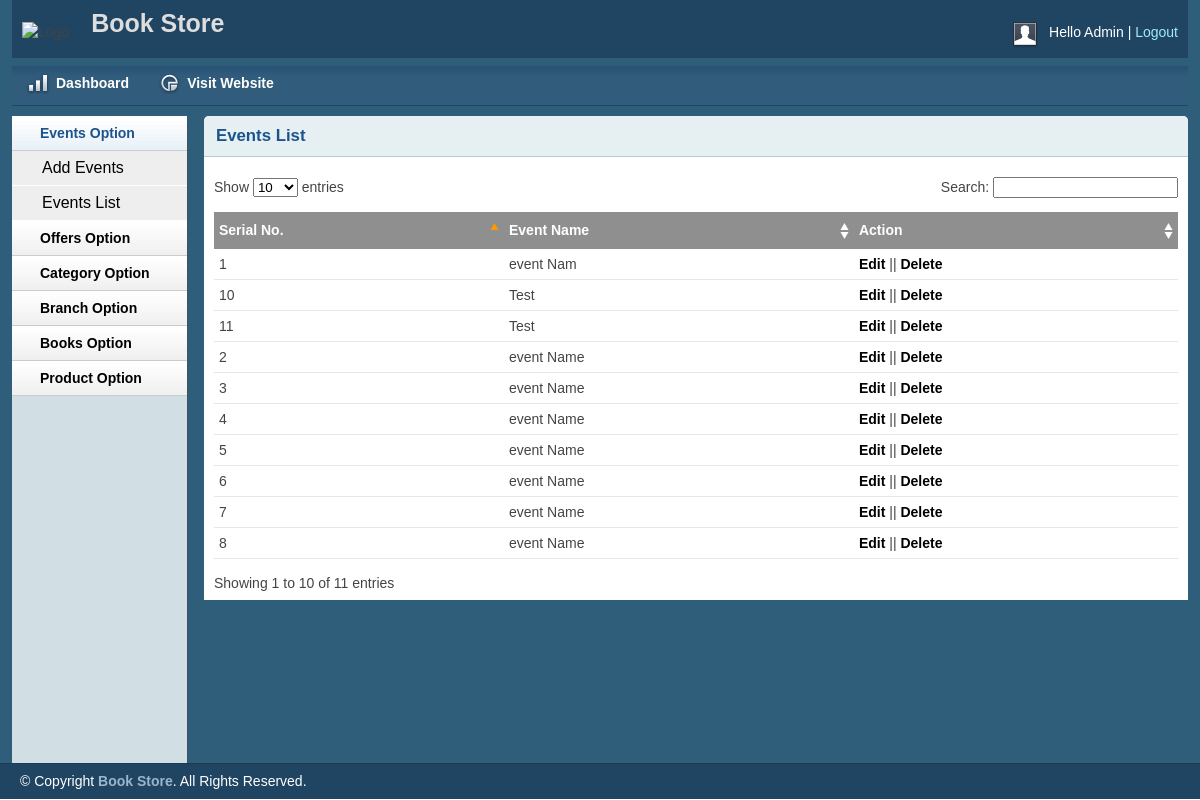
/admin/eventlist.php (signed in), run on the app's committed database.
### tables this page shows
CREATE TABLE IF NOT EXISTS `tbl_events` (
  `eventId` int(11) NOT NULL AUTO_INCREMENT,
  `eventName` varchar(200) NOT NULL,
  `eventDescription` varchar(500) NOT NULL,
  PRIMARY KEY (`eventId`)
);

### lib/Database.php (called while the page is built, shortened)
<?php
class Database{
	public $host   = DB_HOST;
	public $user   = DB_USER;
	public $pass   = DB_PASS;
	public $dbname = DB_NAME;
	public $link;
	private function connecDB()
	{
		$this->link = new mysqli($this->host, $this->user, $this->pass, $this->dbname);
	}
	public function select($query)
	{
		$result = $this->link->query($query) or die ($this->link->error.__LINE__);
		if($result->num_rows > 0){
			return $result;
		}
		else{
			return false;
		}
	}
}
?>

### admin/eventlist.php (the view, shortened to what this page needs)
<?php include 'inc/header.php';?>
<?php include 'inc/sidebar.php';?>
        <div class="grid_10">
            <div class="box round first grid">
                <h2>Events List</h2>
                <div class="block">
                    <table class="data display datatable" id="example">
					<thead>
						<tr>
							<th>Serial No.</th>
							<th>Event Name</th>
							<th>Action</th>
						</tr>
					</thead>
					<tbody>
						<?php
							$query="select * from tbl_events";
							$selectData=$db->select($query);
							if($selectData)
							{
								$i=0;
								while($result=$selectData->fetch_assoc())
								{
									$i++;
						?>
									<tr class="odd gradeX">
										<td> <?php echo $i; ?> </td>
										<td> <?php echo $result['eventName']; ?> </td>
										<td><a href="editevent.php?editid=<?php echo $result['eventId'];?>">Edit</a> || <a onclick="return confirm('Are you sure to Delete! ');" href="deleteevent.php?deleteid=<?php echo $result['eventId'];?>">Delete</a></td>
									</tr>
						<?php
								}
							}
						?>
					</tbody>
				</table>
               </div>
            </div>
        </div>
<?php include 'inc/footer.php';?>

### admin/css/layout.css (style rules this page uses)
body { background: #fff none repeat scroll 0 0; color: #444; font-size: 14px; padding: 0; }
a { color: #000; font-weight:bold; text-decoration: none; }
h1, h2, h3, h4, h5, h6 { line-height:1.2em; margin-bottom:.3em; }
h2 { margin-top:1em; }
.box { background:#fff; margin-bottom:20px; padding:10px 10px 10px 10px; margin-left:-8px; }
.box.grid { padding-bottom:40px; }
.box.round { -moz-border-radius: 5px 5px 0px 0px; -webkit-border-radius: 5px 5px 0px 0px; border-radius: 5px 5px 0px 0px; }
.box h2 { font-size:1.2em; font-weight:bold; color:#1B548D; background:#E6F0F3; margin:-10px -10px 0 -10px; padding:10px 12px; border-bottom:1px solid #B3CBD6; -moz-border-radius: 5px 5px 0px 0px; -webkit-border-radius: 5px 5px 0px 0px; border-radius: 5px 5px 0px 0px; }
.box.first { min-height: 406px; }
.block { padding-top:20px; }
.block { padding-bottom:1px; }
table.display { margin: 0 auto; clear: both; width: 100%; }
.sorting_asc { background: #8f8f8f url(../img/table/sort_asc.png) no-repeat center right; padding:8px 5px; text-align:left; color:#fff; }
.sorting { background:#8f8f8f url(../img/table/sort_both.png) no-repeat center right; padding:8px 5px; text-align:left; color:#fff; }
tr.odd { height: 30px; line-height: 30px; border-bottom:1px solid #e6e6e6; }
tr.even { height: 30px; line-height: 30px; border-bottom:1px solid #e6e6e6; }
tr.odd td, tr.even td { padding-left:5px; }

### data on the page
tbl_events: eventName "event Nam"
tbl_events: eventName "event Name"
tbl_events: eventName "event Name"
tbl_events: eventName "event Name"
tbl_events: eventName "event Name"
tbl_events: eventName "event Name"
tbl_events: eventName "event Name"
tbl_events: eventName "event Name"
tbl_events: eventName "Test"
tbl_events: eventName "Test"
